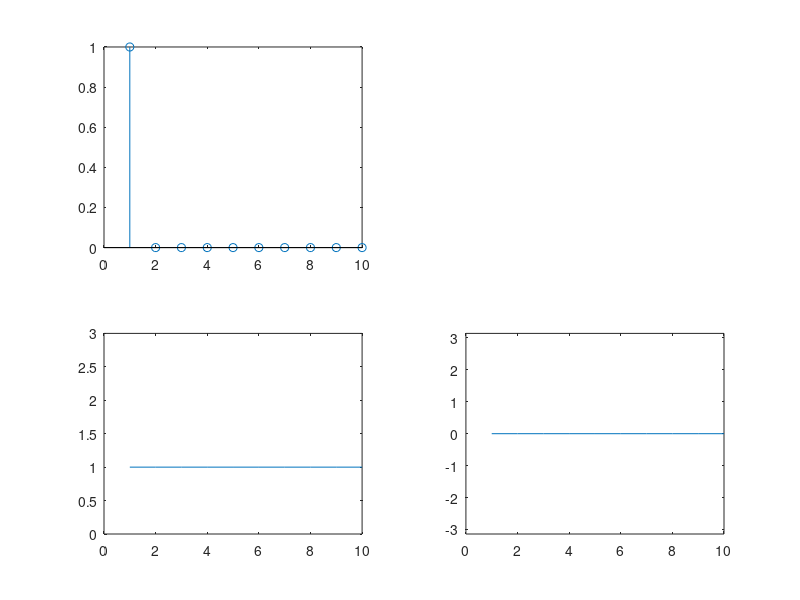

Here is the MATLAB script that generated this plot:
close all;
h = zeros(10,1);
h(1) = 1;
% h(2) = 1;
% h(3) = 0.7;
% h(4) = 0.6;
H = fftshift(fft(h));

sp1 = subplot(2,2,1);
stem(h);
sp3 = subplot(2,2,3);
plot(abs(H),'Parent',sp3);
ylim(sp3,[0 3]);
sp4 = subplot(2,2,4);
plot(angle(H),'Parent',sp4);
ylim(sp4, [-pi pi]);
